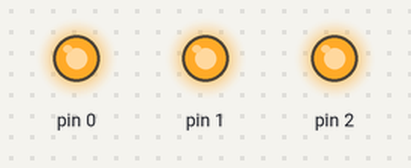
Bench run of a sketch on a simulated Arduino Uno, built with avr-gcc and run on an emulated ATmega328P. On the bench: output pins drawn as LEDs (lit = HIGH).

Above: at 0.2 s.
At 1.2 s:
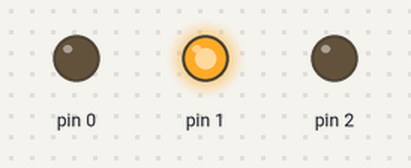
At 1.7 s:
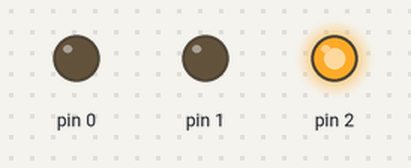
At 2.2 s:
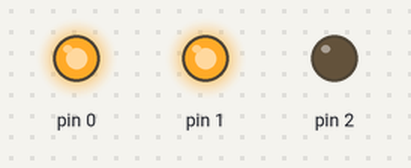
At 3.2 s:
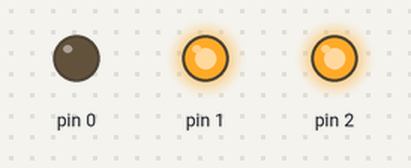
At 4.7 s:
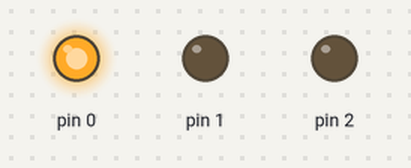
Timing chart, 0 to 5.2 s (numbered marks = the images above):
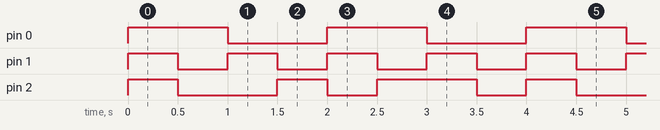

Measured:
- by itself, pin 0: alternates HIGH for 1.0 s and LOW for 1.0 s
- by itself, pin 1: alternates HIGH for 0.50 s and LOW for 0.50 s
- by itself, pin 2: repeats every 4.0 s: LOW 1.0 s, HIGH 0.50 s, LOW 0.50 s, HIGH 1.0 s, LOW 0.50 s, HIGH 0.50 s

The sketch:

colores_rgb.ino
```cpp
int i = 0;
int colores[8][3] = {{1,1,1},{1,0,0},{0,1,0},{0,0,1},{1,1,0},{1,0,1},{0,1,1},{0,0,0}};

void setup(){
 pinMode(0,OUTPUT);
 pinMode(1,OUTPUT);
 pinMode(2,OUTPUT);
}

void loop(){
 digitalWrite(0,colores[i][0]);
digitalWrite(1,colores[i][1]);
digitalWrite(2,colores[i][2]);
 delay(500);
 i = (i+1)%8;
}
```
